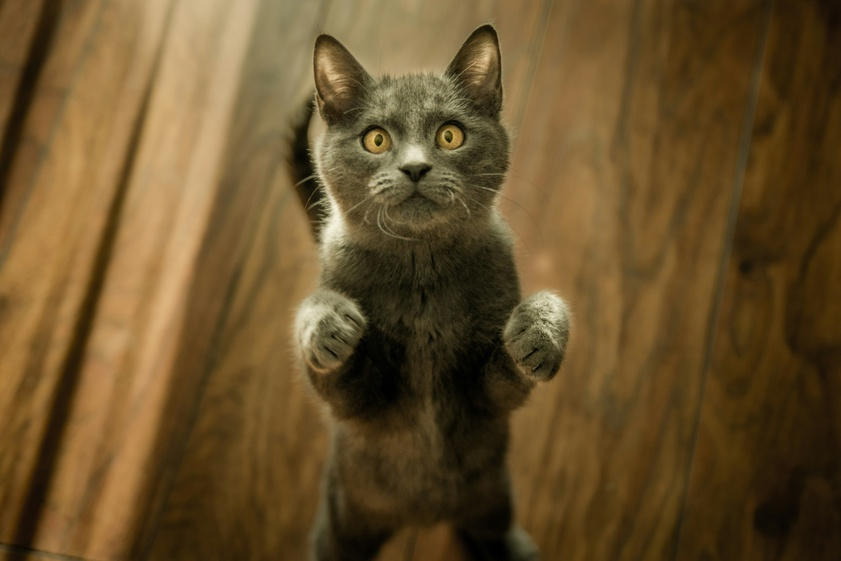
#> input picture chat/chat2.jpg, 841 x 561 px, shrunk from 5403 x 3602 before the run, found by its file name
$ jupyter execute --allow-errors projet3.ipynb
#> lines starting #> are read from the running program, lines starting #| are printed output that depends on the picture
[cell 1]
import os
import cv2

def load_dataset(dataset_path):
    dataset = []
    for filename in os.listdir(dataset_path):
        if filename.endswith(".jpg") or filename.endswith(".png"):
            image = cv2.imread(os.path.join(dataset_path, filename))
            if image is not None:
                dataset.append((filename, image))
    return dataset

def extract_features(image):
    gray = cv2.cvtColor(image, cv2.COLOR_BGR2GRAY)
    sift = cv2.SIFT_create()
    keypoints, descriptors = sift.detectAndCompute(gray, None)
    return keypoints, descriptors

def compare_descriptors(descriptors1, descriptors2):
    bf = cv2.BFMatcher(cv2.NORM_L2, crossCheck=True)
    matches = bf.match(descriptors1, descriptors2)
    matches = sorted(matches, key=lambda x: x.distance)
    return len(matches)

def find_similar_images(input_image_path, dataset_path):
#> called with dataset_path = 'C:\\Users\\SONA8\\Desktop\\projet_eval'
    input_image = cv2.imread(input_image_path)
#> input_image is the input picture: shape (561, 841, 3); mean B, G, R 42.9, 80.9, 104.5
    if input_image is None:
        print("Erreur : l'image n'a pas été chargée correctement.")
        return []

    _, input_descriptors = extract_features(input_image)
#> in extract_features, `gray = cv2.cvtColor(image, cv2.COLOR_BGR2GRAY)`:
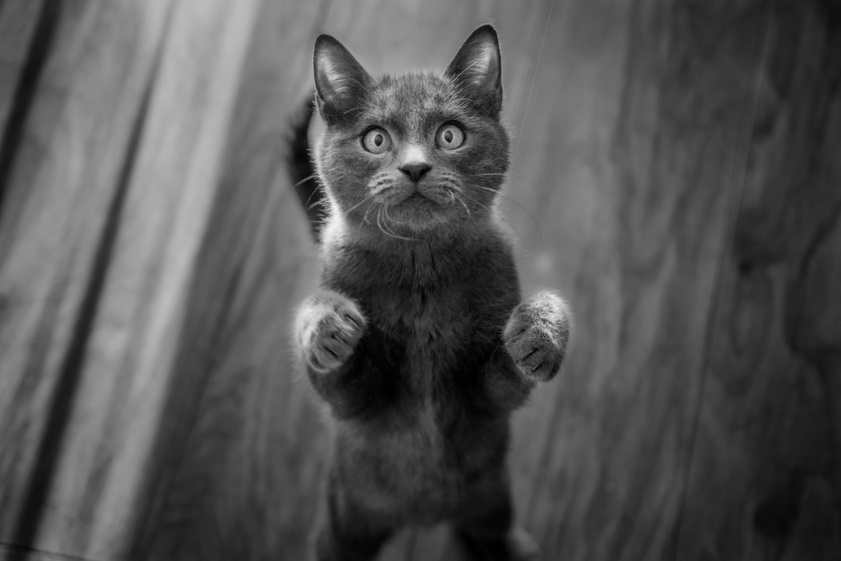
#> gray: shape (561, 841); min 0, max 241, mean 83.6
#> in extract_features, `keypoints, descriptors = sift.detectAndCompute(gray, None)`: keypoints = 542 keypoints; strongest (x, y, size): (414, 154, 14.9), (336, 227, 19.1), (378, 143, 4), (449, 139, 3.9)
    dataset = load_dataset(dataset_path)

    scores = []
    for filename, image in dataset:
        _, descriptors = extract_features(image)
        score = compare_descriptors(input_descriptors, descriptors)
        scores.append((filename, score))

    scores.sort(key=lambda x: x[1], reverse=True)
    return scores

# Exemple d'utilisation
input_image_path = r"C:\Users\SONA8\Desktop\projet_eval\chat\chat2.jpg"
dataset_path = r"C:\Users\SONA8\Desktop\projet_eval"

#> (the rest of this cell did not finish here and is left out)

[cell 2]
import os
import cv2

def load_dataset(dataset_path):
    dataset = []
    for filename in os.listdir(dataset_path):
        if filename.endswith(".jpg") or filename.endswith(".png"):
            image = cv2.imread(os.path.join(dataset_path, filename))
            if image is not None:
                dataset.append((filename, image))
    return dataset

def extract_features(image):
    gray = cv2.cvtColor(image, cv2.COLOR_BGR2GRAY)
    sift = cv2.SIFT_create()
    keypoints, descriptors = sift.detectAndCompute(gray, None)
    return keypoints, descriptors

def compare_descriptors(descriptors1, descriptors2):
    bf = cv2.BFMatcher(cv2.NORM_L2, crossCheck=True)
    matches = bf.match(descriptors1, descriptors2)
    matches = sorted(matches, key=lambda x: x.distance)
    return len(matches)

def find_similar_images(input_image_path, dataset_path):
    input_image = cv2.imread(input_image_path)
    if input_image is None:
        print("Erreur : l'image n'a pas été chargée correctement.")
        return []

    # Afficher l'image pour vérifier qu'elle est correctement chargée
    cv2.imshow("Image d'entrée", input_image)
    cv2.waitKey(0)
    cv2.destroyAllWindows()

    _, input_descriptors = extract_features(input_image)
    dataset = load_dataset(dataset_path)

    scores = []
    for filename, image in dataset:
        _, descriptors = extract_features(image)
        score = compare_descriptors(input_descriptors, descriptors)
        scores.append((filename, score))

    scores.sort(key=lambda x: x[1], reverse=True)
    return scores

# Exemple d'utilisation
input_image_path = r"C:\Users\SONA8\Desktop\projet_eval\chat\chat2.jpg"
dataset_path = r"C:\Users\SONA8\Desktop\projet_eval"

#> (the rest of this cell did not finish here and is left out)

[cell 3]
import os
import cv2
import matplotlib.pyplot as plt

def load_dataset(directories):
    dataset = []
    for directory in directories:
        for filename in os.listdir(directory):
            if filename.endswith(".jpg") or filename.endswith(".png"):
                image = cv2.imread(os.path.join(directory, filename))
                if image is not None:
                    dataset.append((filename, image))
    return dataset

def extract_features(image):
    gray = cv2.cvtColor(image, cv2.COLOR_BGR2GRAY)
    sift = cv2.SIFT_create()
    keypoints, descriptors = sift.detectAndCompute(gray, None)
    return keypoints, descriptors

def compare_descriptors(descriptors1, descriptors2):
    bf = cv2.BFMatcher(cv2.NORM_L2, crossCheck=True)
    matches = bf.match(descriptors1, descriptors2)
    matches = sorted(matches, key=lambda x: x.distance)
    return len(matches)

def find_similar_images(input_image_path, directories):
    input_image = cv2.imread(input_image_path)
    if input_image is None:
        print("Erreur : l'image n'a pas été chargée correctement.")
        return []

    _, input_descriptors = extract_features(input_image)
    dataset = load_dataset(directories)
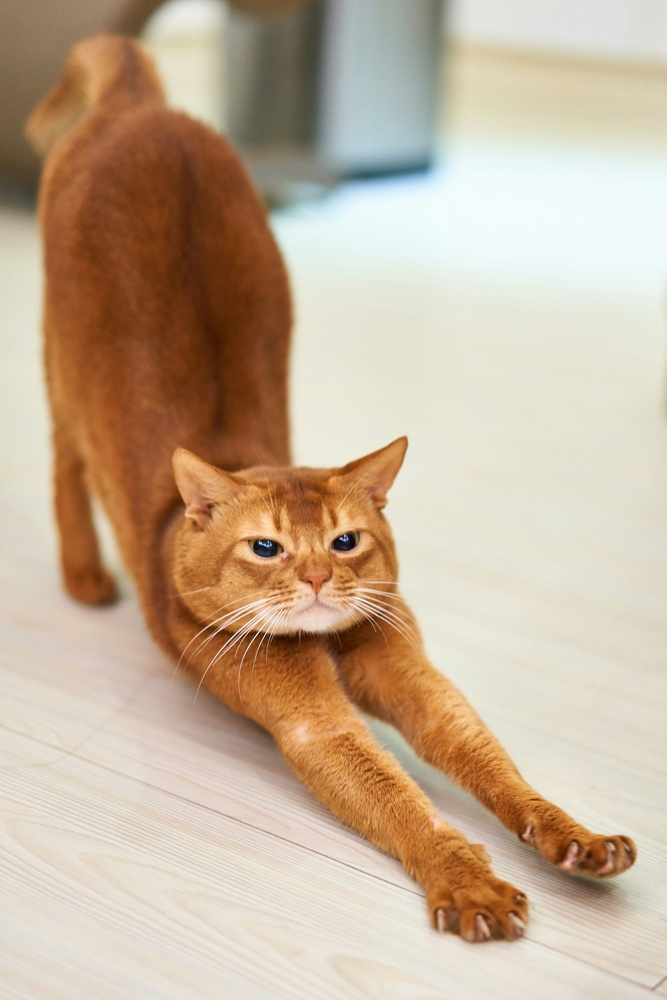
#> input picture chat/chat10.jpg, 667 x 1000 px, shrunk from 4282 x 6424 before the run, found by its file name
#> in load_dataset, image is the input picture: shape (1000, 667, 3); mean B, G, R 152.4, 175.7, 197.1

    scores = []
    for filename, image in dataset:
        _, descriptors = extract_features(image)
        score = compare_descriptors(input_descriptors, descriptors)
        scores.append((filename, score))

    scores.sort(key=lambda x: x[1], reverse=True)
    return scores

def display_images(image_paths, dataset_path):
    plt.figure(figsize=(10, 10))
    for i, (filename, score) in enumerate(image_paths[:5]):
        image = cv2.imread(os.path.join(dataset_path, filename))
        image = cv2.cvtColor(image, cv2.COLOR_BGR2RGB)
        plt.subplot(1, 5, i + 1)
        plt.imshow(image)
        plt.title(f"Score: {score}")
        plt.axis('off')
    plt.show()

# Exemple d'utilisation
input_image_path = r"C:\Users\SONA8\Desktop\projet_eval\chat\chat2.jpg"
directories = [r"C:\Users\SONA8\Desktop\projet_eval\chat", r"C:\Users\SONA8\Desktop\projet_eval\lampe", r"C:\Users\SONA8\Desktop\projet_eval\train"]

#> (the rest of this cell did not finish here and is left out)
